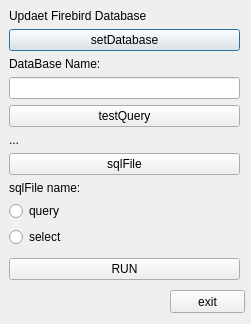
<?xml version="1.0" encoding="UTF-8"?>
<ui version="4.0">
 <class>UpdateDatabase</class>
 <widget class="QDialog" name="UpdateDatabase">
  <property name="geometry">
   <rect>
    <x>0</x>
    <y>0</y>
    <width>251</width>
    <height>324</height>
   </rect>
  </property>
  <property name="windowTitle">
   <string>Dialog</string>
  </property>
  <widget class="QWidget" name="verticalLayoutWidget">
   <property name="geometry">
    <rect>
     <x>9</x>
     <y>9</y>
     <width>231</width>
     <height>271</height>
    </rect>
   </property>
   <layout class="QVBoxLayout" name="verticalLayout">
    <item>
     <widget class="QLabel" name="label">
      <property name="text">
       <string>Updaet Firebird Database</string>
      </property>
     </widget>
    </item>
    <item>
     <widget class="QPushButton" name="setDatabse_Button">
      <property name="text">
       <string>setDatabase</string>
      </property>
     </widget>
    </item>
    <item>
     <widget class="QLabel" name="database_name_Label">
      <property name="text">
       <string>DataBase Name: </string>
      </property>
     </widget>
    </item>
    <item>
     <widget class="QLineEdit" name="select_text_edit"/>
    </item>
    <item>
     <widget class="QPushButton" name="testSelectButton">
      <property name="text">
       <string>testQuery</string>
      </property>
     </widget>
    </item>
    <item>
     <widget class="QLabel" name="selectLabel">
      <property name="text">
       <string>...</string>
      </property>
     </widget>
    </item>
    <item>
     <widget class="QPushButton" name="sqlFileButton">
      <property name="text">
       <string>sqlFile</string>
      </property>
     </widget>
    </item>
    <item>
     <widget class="QLabel" name="sqlFileLabel">
      <property name="text">
       <string>sqlFile name: </string>
      </property>
     </widget>
    </item>
    <item>
     <widget class="QRadioButton" name="r1">
      <property name="text">
       <string>query</string>
      </property>
     </widget>
    </item>
    <item>
     <widget class="QRadioButton" name="r2">
      <property name="text">
       <string>select</string>
      </property>
     </widget>
    </item>
    <item>
     <spacer name="verticalSpacer">
      <property name="orientation">
       <enum>Qt::Vertical</enum>
      </property>
      <property name="sizeHint" stdset="0">
       <size>
        <width>20</width>
        <height>40</height>
       </size>
      </property>
     </spacer>
    </item>
    <item>
     <widget class="QPushButton" name="runButton">
      <property name="text">
       <string>RUN</string>
      </property>
     </widget>
    </item>
   </layout>
  </widget>
  <widget class="QPushButton" name="pushButton">
   <property name="geometry">
    <rect>
     <x>170</x>
     <y>290</y>
     <width>75</width>
     <height>23</height>
    </rect>
   </property>
   <property name="text">
    <string>exit</string>
   </property>
  </widget>
 </widget>
 <resources/>
 <connections>
  <connection>
   <sender>pushButton</sender>
   <signal>clicked()</signal>
   <receiver>UpdateDatabase</receiver>
   <slot>close()</slot>
   <hints>
    <hint type="sourcelabel">
     <x>198</x>
     <y>298</y>
    </hint>
    <hint type="destinationlabel">
     <x>122</x>
     <y>303</y>
    </hint>
   </hints>
  </connection>
 </connections>
</ui>
